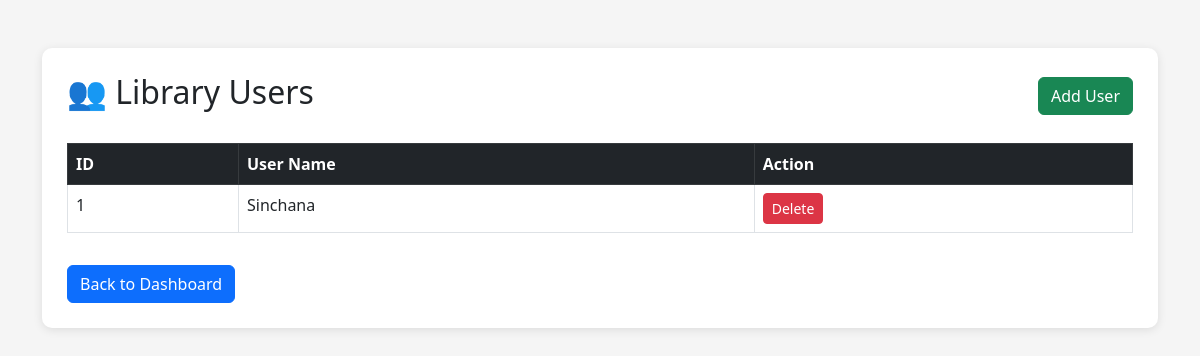
The app's page /users, older data.
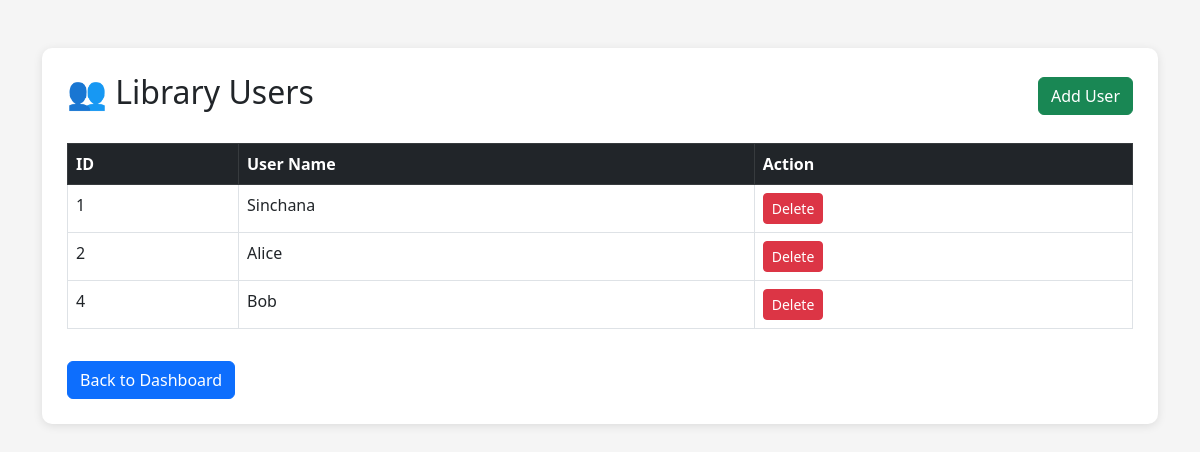
The same page, newer data.
### app/models.py (models this page shows)
class User(db.Model):
    id = db.Column(db.Integer, primary_key=True)
    name = db.Column(db.String(100), unique=True, nullable=False)

### app/routes.py (the view)
@bp.route('/users')
def users():
    users = User.query.all()
    return render_template('users.html', users=users)

### app/templates/users.html (shortened to what this page needs)
<!DOCTYPE html>
<html>
<head>
    <link href="https://cdn.jsdelivr.net/npm/bootstrap@5.3.0/dist/css/bootstrap.min.css" rel="stylesheet">
</head>
<body>
<div class="container mt-5">
    <div class="card-box">
        <div class="d-flex justify-content-between align-items-center mb-4">
            <h2>👥 Library Users</h2>
            <a href="/add_user" class="btn btn-success">
                Add User
            </a>
        </div>
        <table class="table table-bordered table-hover">
            <thead class="table-dark">
                <tr>
                    <th>ID</th>
                    <th>User Name</th>
                    <th>Action</th>
                </tr>
            </thead>
            <tbody>
            {% for user in users %}
                <tr>
                    <td>{{ user.id }}</td>
                    <td>{{ user.name }}</td>
                    <td>
                        <a href="/delete_user/{{ user.id }}"
                           class="btn btn-danger btn-sm">
                            Delete
                        </a>
                    </td>
                </tr>
            {% endfor %}
            </tbody>
        </table>
        <a href="/" class="btn btn-primary mt-3">
            Back to Dashboard
        </a>
    </div>
</div>
</body>
</html>

Row changes from the older to the newer data that the page shows:
added User: id "2", name "Alice"
added User: id "4", name "Bob"
